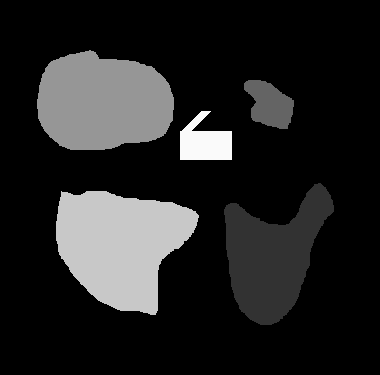
#> input picture jupyter/week02/HW_toyobjects_Gray/HW_toyobjects_Gray.bmp, 380 x 375 px
$ jupyter execute image_manipulation.ipynb
#> lines starting #> are read from the running program, lines starting #| are printed output that depends on the picture
[cell 1]
import os
print(os.getcwd())
print(os.listdir())

[cell 2]
# [7 lines of commented-out code are left out]

# 1. Read Bitmap file

## Loading Data

[cell 3]
from pathlib import Path
from PIL import Image

file_path = Path("./HW_toyobjects_Gray")
file_name = "HW_toyobjects_Gray.bmp"

Img_RAW = Image.open(file_path / file_name)
#> Img_RAW is the input picture: PIL image 380x375 L; min 0, max 250, mean 35.4

# 2. Display Unique colors in Bitmap file

[cell 4]
import numpy as np

np_bitmap = np.array(Img_RAW)
unique_bitmap = np.unique(np_bitmap).size
#> unique_bitmap = 6

print(f"Unique colors in bitmap file: {unique_bitmap}")
#| Unique colors in bitmap file: 6

# 3. Grayscale to Index-color

[cell 5]
idx_img = Img_RAW.quantize(colors=unique_bitmap)
map = idx_img.getpalette()
#> map = [250, 250, 250, 200, 200, 200, 150, 150, 150, 100, 100, 100, 50, 50, 50, 0, 0, 0]

# 4. Display Unique Colors in Index-image

[cell 6]
np_idx = np.array(idx_img)
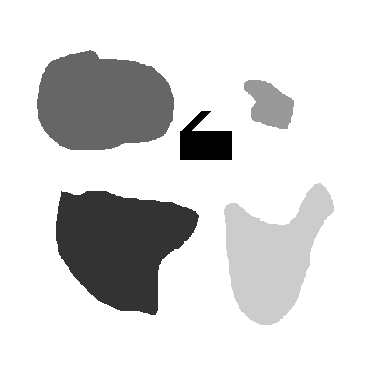
#> np_idx: shape (375, 380); min 0, max 5, mean 4.29; drawn with min black and max white
unique_idx = np.unique(np_idx).size
#> unique_idx = 6

print(f"Unique colors in index-image: {unique_idx}")
#| Unique colors in index-image: 6

# 5. Resize Index-image 180 x 180

[cell 7]
idx_img_180 = idx_img.resize((180, 180), resample=Image.Resampling.NEAREST)               # resize, don't forget to use "NEAREST"
# idx_img_180 = idx_img.resize((180, 180))
np_idx_180 = np.array(idx_img_180)
unique_idx_180 = np.unique(np_idx_180).size
#> unique_idx_180 = 6
print(f"Unique colors in 180x180 index-image: {unique_idx_180}")
#| Unique colors in 180x180 index-image: 6

# 6. Resize Index-image 480 x 480

[cell 8]
idx_img_480 = idx_img.resize((480, 480), resample=Image.Resampling.NEAREST)               # resize, don't forget to use "NEAREST"
# idx_img_480 = idx_img.resize((480, 480))
np_idx_480 = np.array(idx_img_480)
unique_idx_480 = np.unique(np_idx_480).size
#> unique_idx_480 = 6
print(f"Unique colors in 480x480 index-image: {unique_idx_480}")
#| Unique colors in 480x480 index-image: 6

# 7. Save Image in JPG

[cell 9]
idx_img_rgb = idx_img.convert("RGB")                                                       # JPEG doesn't support Index-image
idx_img_rgb.save(file_path / "HW_toyobjects_index.jpg", quality=95)
print(f"Saved file in {file_path}")

# 8. Save Image in BMP

[cell 10]
idx_img.save(file_path / "HW_toyobjects_index.bmp")
print(f"Saved file in {file_path}")

# 9. Load JPG Image

[cell 11]
Img_JPG = Image.open(file_path / "HW_toyobjects_index.jpg")
print(f"Image in mode: {Img_JPG.mode}")
#| Image in mode: RGB

# 10. Shows Unique Colors of JPEG Image

[cell 12]
img_jpg_np = np.array(Img_JPG)
img_jpg_np_flat = img_jpg_np.reshape(-1, 3)                                                     # JPEG 3-dimensions. re-arrange to 2 (H+W, # of channel)
print(f"Unique colors in Img_JPG: {np.unique(img_jpg_np_flat, axis=0).shape[0]}")            # axis=0 treat rows as single unit, axis=1 treat columns
#| Unique colors in Img_JPG: 76

# 11. Load BMP Image

[cell 13]
Img_BMP = Image.open(file_path / "HW_toyobjects_index.bmp")
print(f"Image in mode: {Img_BMP.mode}")
#| Image in mode: P

# 12. Shows Unique Colors of BMP Image

[cell 14]
img_bmp_np = np.array(Img_BMP)
print(f"Unique colors in Img_BMP: {np.unique(img_bmp_np).size}")
#| Unique colors in Img_BMP: 6

# 13. Display images

[cell 15]
import matplotlib.pyplot as plt

plt.figure(figsize=(12, 4))  # wider figure

# Grayscale Image
plt.subplot(1, 3, 1)                              # 1 row, 3 columns, position 1
plt.imshow(Img_RAW, cmap="gray")
plt.title("Raw Data")
plt.axis("off")

# JPEG Image
plt.subplot(1, 3, 2)
plt.imshow(Img_JPG)
plt.title("JPEG Image")
plt.axis("off")

# BMP Image
plt.subplot(1, 3, 3)
plt.imshow(Img_BMP)
plt.title("BMP Image")
plt.axis("off")

plt.tight_layout()
plt.show()
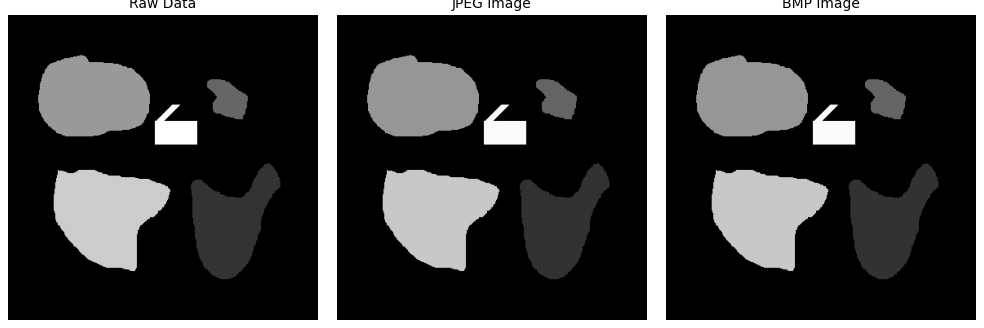
#> figure drawn by matplotlib, 3 panels
